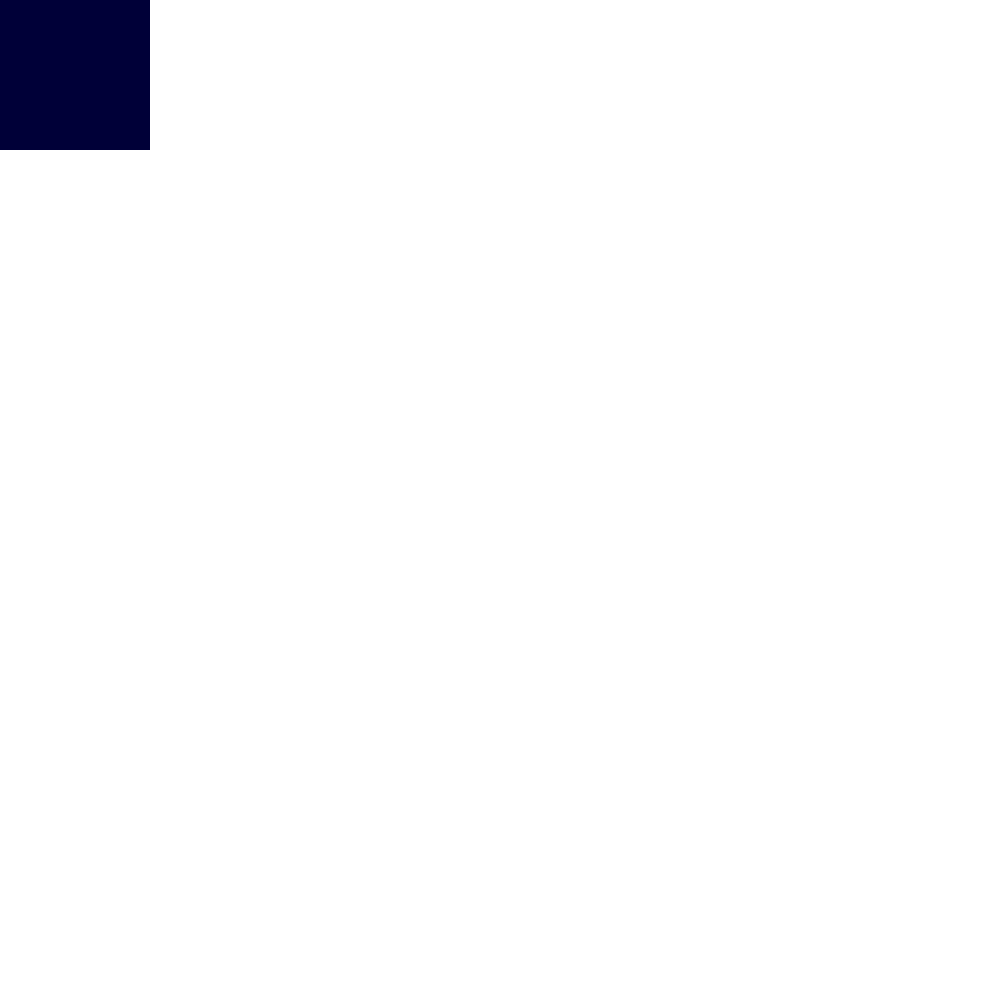
Frame 1 (no input)
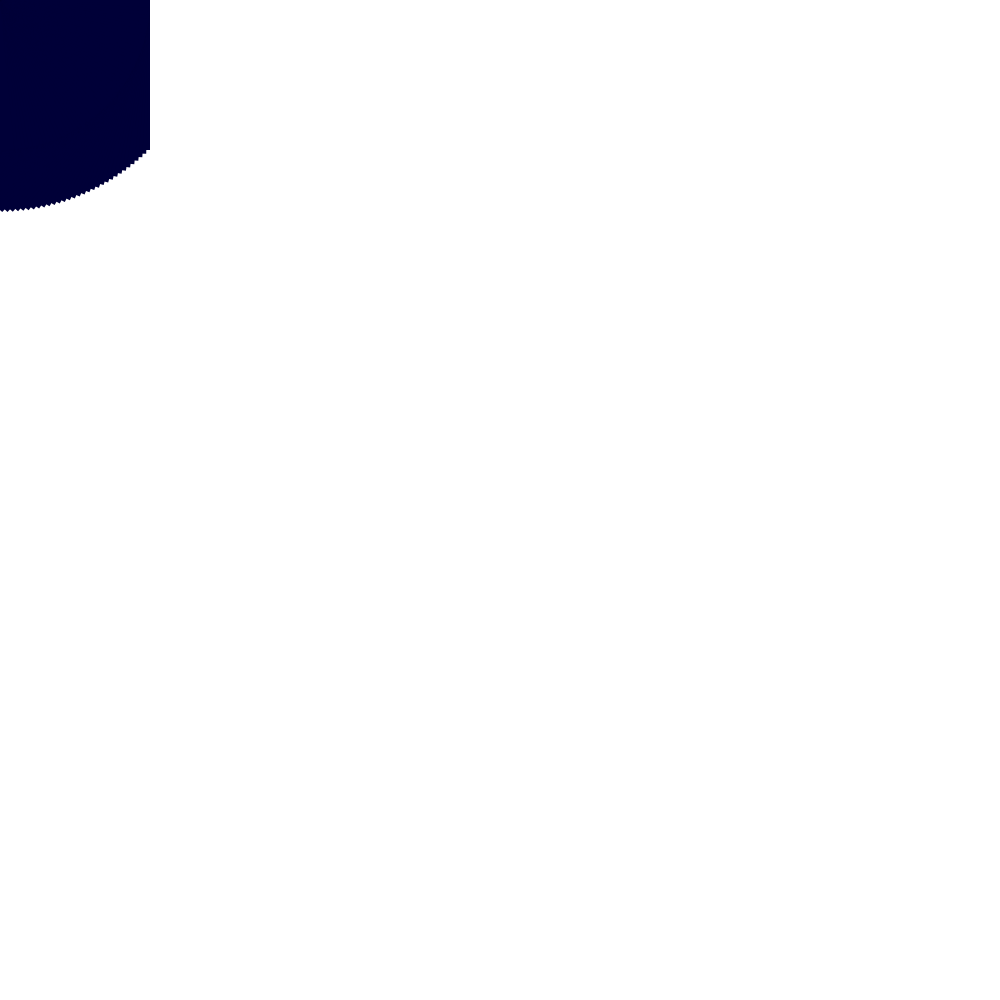
Frame 60 (no input)
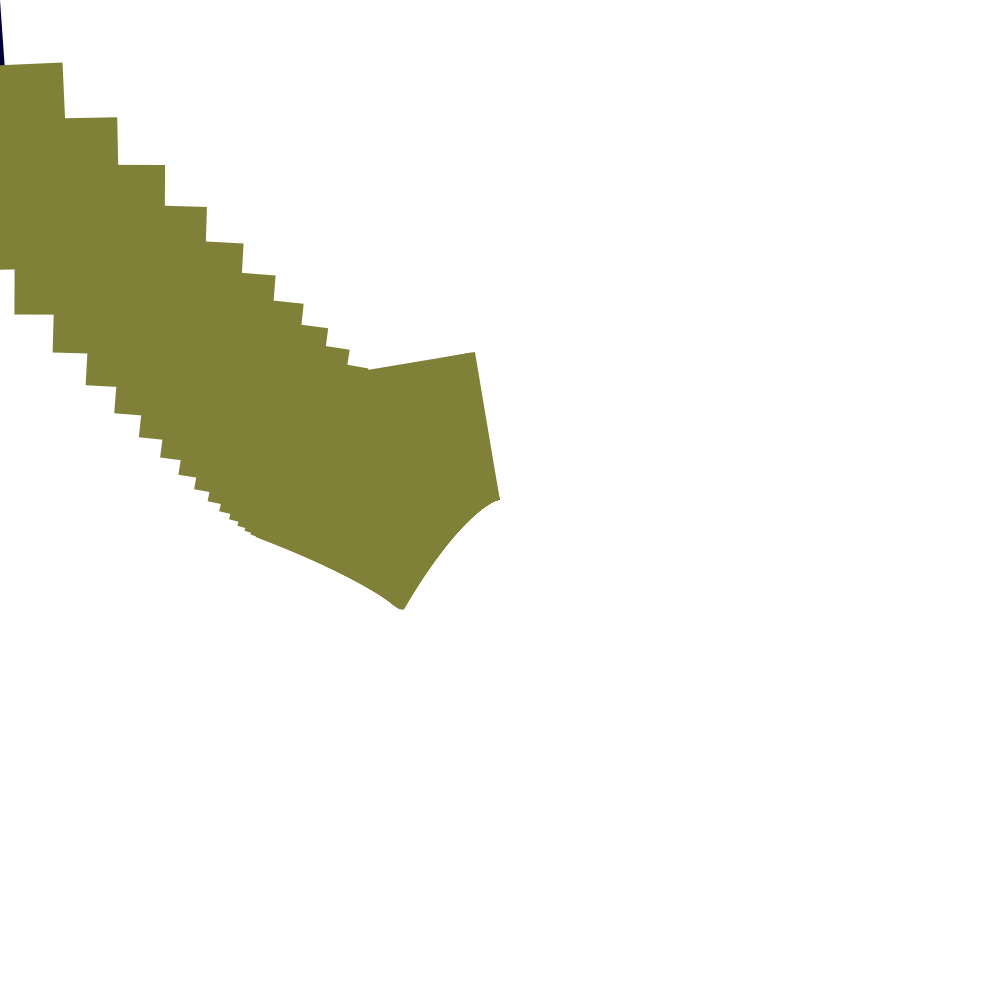
Frame 120 (the mouse pressed at the canvas centre since frame 60)

The p5.js sketch that drew these frames (run headless with seeded random() and noise() and a simulated clock; from frame 60 on, the mouse is pressed at the canvas centre):

// p5.js sketch
// ── sketch.js
  var x = 0;
  var y= 0;
  var A = 0;
  var R = 0; var G = 0; var B ;  // the capital RGB is the inside colors (fill)
  var S ; //size 
  var O;   //opacity
 	var sO ;   // strokeOpacity
  
  
  var r = 0 ; var g = 0 ; var b = 0 ;  // can use this for the outline Stroke 
  
function setup() {
	
	B = createSlider(0,255,56);
	O = createSlider(0,255,255);
	sO = createSlider(0,255,0);
	S = createSlider(100,500,150);
  createCanvas(1000,1000);
  
}

function draw() {
	stroke(0,sO.value());
  translate(x,y);
  rotate(A)
   fill(R,G,B.value(),O.value());
  rect(0,0,S.value(),S.value());  // change this to  rect or any other shape ../ 
  var easeIn = 0.125;  // easing value .. lesser the number the slower the follow up .. 
  var dif =  mouseX - x;
  var dify =  mouseY - y;
  x+=dif * easeIn;
  y+=dify * easeIn;
  A += 0.025 ;  // speed of rotation
  
  R = map (mouseX, 0, width,0,255); // it will change R- color as the mouse runs along X- axis  
  G = map (mouseY, 0, width,0,255); // it will change G- color as the mouse runs along Y- axis 
  
}


function mousePressed() {
  //B = random(0,255); // this will change the B value on click  
 background(255);
}



// ── RCirles.js
  var x = 0;
  var y= 0;
  var A = 0;
  var R = 0; var G = 0; var B = 0;  // the capital RGB is the inside colors (fill)
  
  
  var r = 0 ; var g = 0 ; var b = 0 ;  // can use this for the outline Stroke 
  
function setup() {
  createCanvas(1000,1000);
}

function draw() {
/*               ******    OPTIONAL CODE     ******
background(255);  background 
line(x,0,x,height); line to test the code
r = 255-R; // oppsite value to R(G/B)
g = 255-G;
b = 255-B;
stroke(r,g,b);
*/
  translate(x,y);
  rotate(A)
   fill(R,G,B);
  ellipse(0,0,50,50);  // change this to  rect or any other shape ../ 
  var easeIn = 0.125;  // easing value .. lesser the number the slower the follow up .. 
  var dif =  mouseX - x;
  var dify =  mouseY - y;
  x+=dif * easeIn;
  y+=dify * easeIn;
  A += 0.025 ;  // speed of rotation
  
  R = map (mouseX, 0, width,0,255); // it will change R- color as the mouse runs along X- axis  
  G = map (mouseY, 0, width,0,255); // it will change G- color as the mouse runs along Y- axis 
}


function mousePressed() {
  B = random(0,255); // this will change the B value on click  
   
}
